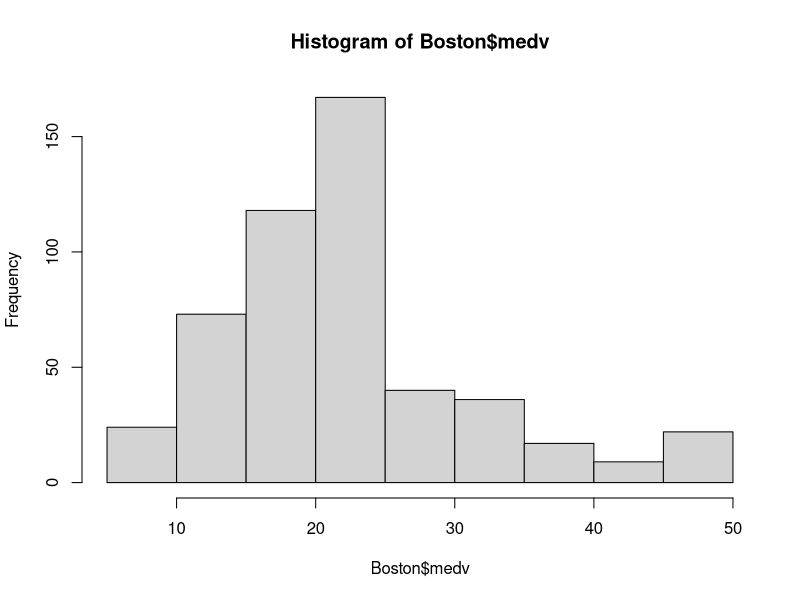

Write the R code that produced this figure.
library(MASS);library(car)

data('Boston')

biva_model = lm(medv~rm, data = Boston)

summary(powerTransform(Boston$medv~1))

hist(Boston$medv)
